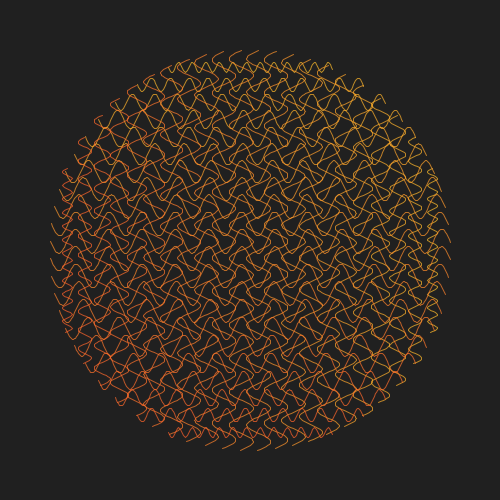
Frame 1 (no input)
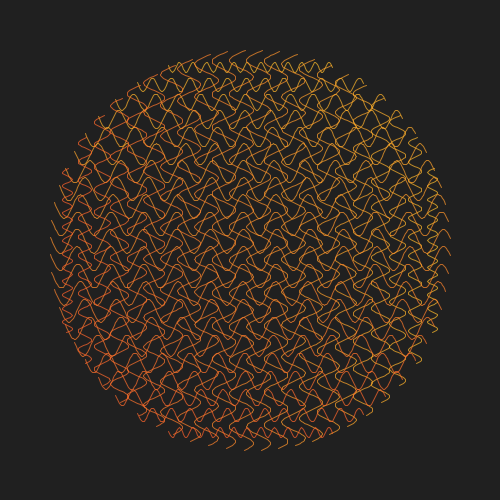
Frame 60 (the mouse pressed at the canvas centre just before this capture)
Frame 120 (the mouse held since frame 60 and released just before this capture): identical to frame 60, image omitted

The Processing sketch that drew these frames (run headless with seeded random() and noise(); from frame 60 on, the mouse is pressed at the canvas centre):

// Processing sketch: SineStudy3
// ── SineStudy3.pde
float phase = 0.0;

void sineLine(float x1, float y1, float x2, float y2, float nCycles, float amp) {
  float d = dist(x1, y1, x2, y2);
  int d2 = ceil(d);
  beginShape();

  for (int i = 0; i <= d2; i++) {
    float p = float(i) / d;
    float v = lerp(x1, x2, p);
    float v2 = lerp(y1, y2, p);

    float thisPhase = phase;

    float s = sin((p + thisPhase) * nCycles * TWO_PI) * amp;
    float x3 = v;
    float y3 = v2;

    float a2 = atan2(y2 - y1, x2 - x1);
    x3 = x3 + s * cos(PI / 2.0 + a2);
    y3 = y3 + s * sin(PI / 2.0 + a2);
    vertex(x3, y3);
  }
  endShape();
}

void setup() {
  size(500, 500);
  colorMode(HSB);
  background(32);
}

void draw() {
  background(32);
  //  fill(32, 2);
  //  rect(0, 0, width, height);
  //  fill(0, 190, 170, 8);
  noFill();
  stroke(190, 221, 50, 128);

  for (int i = 0; i < 1; i++) {
    pushMatrix();    
    translate(width / 2.0, height / 2.0);

    rotate(i * PI / 2.0);
    circleWithSines(0, 0, width / 2.5, 24, 0.03, 12);
    popMatrix();
  }

  phase += 1.0 / 12.0 * 0.05;
  if (phase >= 1.0) {
    phase -= 1.0;
  }
}

void circleWithSines(float xpos, float ypos, float r, int nLines, float amp, float xfreq) {
  for (int i = 0; i < nLines; i++) {
    float d = float(i) / float(nLines - 1);
    float y2 = lerp(-r, r, d);
    stroke((d - 1) * -20 + 10, 212, 255, 180);
    pushMatrix();
    translate(xpos, ypos);
    float x2 = sqrt(r * r - y2 * y2);
    float amp2 = dist(-x2, y2, x2, y2) * amp;
    sineLine(-x2, y2, x2, y2, xfreq, amp2); 
    pushMatrix();    
    rotate(PI / 2.0);
    sineLine(-x2, y2, x2, y2, xfreq, amp2);
    popMatrix();
    popMatrix();
  }
}
